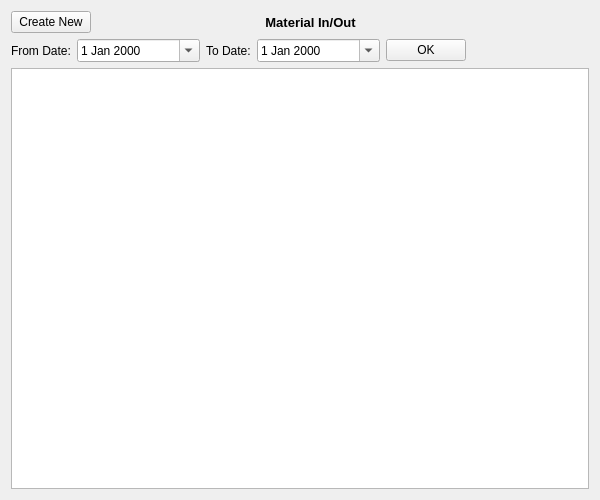
<?xml version="1.0" encoding="UTF-8"?>
<ui version="4.0">
 <class>materialInOut</class>
 <widget class="QWidget" name="materialInOut">
  <property name="geometry">
   <rect>
    <x>0</x>
    <y>0</y>
    <width>600</width>
    <height>500</height>
   </rect>
  </property>
  <property name="windowTitle">
   <string>Form</string>
  </property>
  <layout class="QGridLayout" name="gridLayout">
   <item row="0" column="0">
    <widget class="QPushButton" name="createNewPushButton">
     <property name="sizePolicy">
      <sizepolicy hsizetype="Fixed" vsizetype="Fixed">
       <horstretch>0</horstretch>
       <verstretch>0</verstretch>
      </sizepolicy>
     </property>
     <property name="text">
      <string>Create New</string>
     </property>
    </widget>
   </item>
   <item row="0" column="1">
    <widget class="QLabel" name="titleLabel">
     <property name="font">
      <font>
       <pointsize>10</pointsize>
       <weight>75</weight>
       <bold>true</bold>
      </font>
     </property>
     <property name="text">
      <string>Material In/Out                  </string>
     </property>
     <property name="alignment">
      <set>Qt::AlignCenter</set>
     </property>
    </widget>
   </item>
   <item row="1" column="0" colspan="2">
    <layout class="QHBoxLayout" name="horizontalLayout" stretch="0,1,0,1,0,1">
     <item>
      <widget class="QLabel" name="fromDateLabel">
       <property name="text">
        <string>From Date:</string>
       </property>
      </widget>
     </item>
     <item>
      <widget class="QDateEdit" name="fromDateDateEdit">
       <property name="calendarPopup">
        <bool>true</bool>
       </property>
      </widget>
     </item>
     <item>
      <widget class="QLabel" name="toDateLabel">
       <property name="text">
        <string>To Date:</string>
       </property>
      </widget>
     </item>
     <item>
      <widget class="QDateEdit" name="toDateDateEdit">
       <property name="calendarPopup">
        <bool>true</bool>
       </property>
      </widget>
     </item>
     <item>
      <widget class="QPushButton" name="okPushButton">
       <property name="sizePolicy">
        <sizepolicy hsizetype="Fixed" vsizetype="Fixed">
         <horstretch>0</horstretch>
         <verstretch>0</verstretch>
        </sizepolicy>
       </property>
       <property name="text">
        <string>OK</string>
       </property>
      </widget>
     </item>
     <item>
      <spacer name="horizontalSpacer">
       <property name="orientation">
        <enum>Qt::Horizontal</enum>
       </property>
       <property name="sizeHint" stdset="0">
        <size>
         <width>40</width>
         <height>20</height>
        </size>
       </property>
      </spacer>
     </item>
    </layout>
   </item>
   <item row="2" column="0" colspan="2">
    <widget class="QTableView" name="tableView">
     <property name="selectionBehavior">
      <enum>QAbstractItemView::SelectRows</enum>
     </property>
    </widget>
   </item>
  </layout>
 </widget>
 <tabstops>
  <tabstop>createNewPushButton</tabstop>
  <tabstop>fromDateDateEdit</tabstop>
  <tabstop>toDateDateEdit</tabstop>
  <tabstop>okPushButton</tabstop>
  <tabstop>tableView</tabstop>
 </tabstops>
 <resources/>
 <connections/>
</ui>
